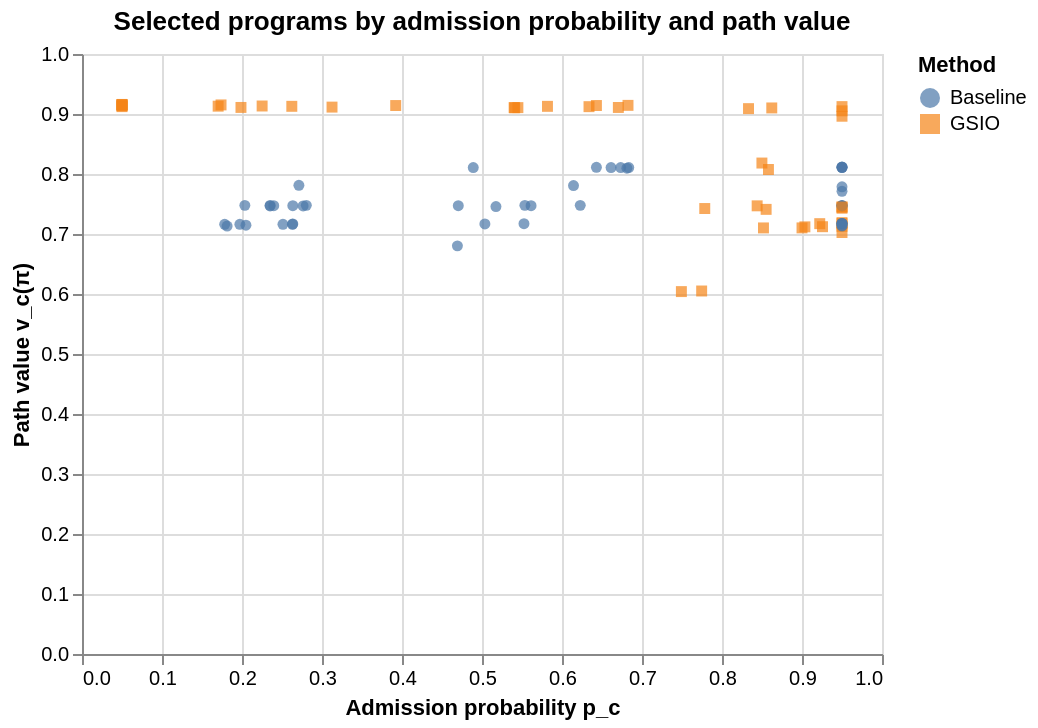

Express this chart as Vega-Lite.
### Vega-Lite specification from a JSON file in a GitHub repository (floating-point values rounded to 4 significant figures)
{"$schema": "https://vega.github.io/schema/vega-lite/v5.json", "title": "Selected programs by admission probability and path value", "width": 400, "height": 300, "data": {"values": [{"probability": 0.05, "value": 0.9144, "method": "GSIO", "selected": true}, {"probability": 0.05, "value": 0.9154, "method": "GSIO", "selected": true}, {"probability": 0.05, "value": 0.916, "method": "GSIO", "selected": true}, {"probability": 0.05, "value": 0.9155, "method": "GSIO", "selected": true}, {"probability": 0.05, "value": 0.9123, "method": "GSIO", "selected": true}, {"probability": 0.05, "value": 0.9136, "method": "GSIO", "selected": true}, {"probability": 0.1702, "value": 0.913, "method": "GSIO", "selected": true}, {"probability": 0.1738, "value": 0.9151, "method": "GSIO", "selected": true}, {"probability": 0.1784, "value": 0.7162, "method": "Baseline", "selected": true}, {"probability": 0.1814, "value": 0.7132, "method": "Baseline", "selected": true}, {"probability": 0.1973, "value": 0.7162, "method": "Baseline", "selected": true}, {"probability": 0.1987, "value": 0.9109, "method": "GSIO", "selected": true}, {"probability": 0.2036, "value": 0.7477, "method": "Baseline", "selected": true}, {"probability": 0.2049, "value": 0.7147, "method": "Baseline", "selected": true}, {"probability": 0.2252, "value": 0.9133, "method": "GSIO", "selected": true}, {"probability": 0.2351, "value": 0.7467, "method": "Baseline", "selected": true}, {"probability": 0.2351, "value": 0.7477, "method": "Baseline", "selected": true}, {"probability": 0.2397, "value": 0.7472, "method": "Baseline", "selected": true}, {"probability": 0.2512, "value": 0.7162, "method": "Baseline", "selected": true}, {"probability": 0.2623, "value": 0.9128, "method": "GSIO", "selected": true}, {"probability": 0.2631, "value": 0.7162, "method": "Baseline", "selected": true}, {"probability": 0.2635, "value": 0.7167, "method": "Baseline", "selected": true}, {"probability": 0.2635, "value": 0.7472, "method": "Baseline", "selected": true}, {"probability": 0.2711, "value": 0.7812, "method": "Baseline", "selected": true}, {"probability": 0.2764, "value": 0.7467, "method": "Baseline", "selected": true}, {"probability": 0.2804, "value": 0.7477, "method": "Baseline", "selected": true}, {"probability": 0.3125, "value": 0.9115, "method": "GSIO", "selected": true}, {"probability": 0.3921, "value": 0.9141, "method": "GSIO", "selected": true}, {"probability": 0.4693, "value": 0.6802, "method": "Baseline", "selected": true}, {"probability": 0.4704, "value": 0.7472, "method": "Baseline", "selected": true}, {"probability": 0.4891, "value": 0.8107, "method": "Baseline", "selected": true}, {"probability": 0.5036, "value": 0.7167, "method": "Baseline", "selected": true}, {"probability": 0.5174, "value": 0.7457, "method": "Baseline", "selected": true}, {"probability": 0.5402, "value": 0.9106, "method": "GSIO", "selected": true}, {"probability": 0.5408, "value": 0.9104, "method": "GSIO", "selected": true}, {"probability": 0.5449, "value": 0.9106, "method": "GSIO", "selected": true}, {"probability": 0.5525, "value": 0.7172, "method": "Baseline", "selected": true}, {"probability": 0.5536, "value": 0.7477, "method": "Baseline", "selected": true}, {"probability": 0.5613, "value": 0.7472, "method": "Baseline", "selected": true}, {"probability": 0.5818, "value": 0.9128, "method": "GSIO", "selected": true}, {"probability": 0.6144, "value": 0.7807, "method": "Baseline", "selected": true}, {"probability": 0.6228, "value": 0.7477, "method": "Baseline", "selected": true}, {"probability": 0.6338, "value": 0.9122, "method": "GSIO", "selected": true}, {"probability": 0.643, "value": 0.8112, "method": "Baseline", "selected": true}, {"probability": 0.643, "value": 0.9141, "method": "GSIO", "selected": true}, {"probability": 0.6613, "value": 0.8107, "method": "Baseline", "selected": true}, {"probability": 0.6704, "value": 0.9109, "method": "GSIO", "selected": true}, {"probability": 0.6734, "value": 0.8107, "method": "Baseline", "selected": true}, {"probability": 0.6811, "value": 0.8097, "method": "Baseline", "selected": true}, {"probability": 0.6825, "value": 0.9144, "method": "GSIO", "selected": true}, {"probability": 0.6835, "value": 0.8107, "method": "Baseline", "selected": true}, {"probability": 0.7492, "value": 0.604, "method": "GSIO", "selected": true}, {"probability": 0.7746, "value": 0.605, "method": "GSIO", "selected": true}, {"probability": 0.7784, "value": 0.7425, "method": "GSIO", "selected": true}, {"probability": 0.8331, "value": 0.9089, "method": "GSIO", "selected": true}, {"probability": 0.8439, "value": 0.7469, "method": "GSIO", "selected": true}, {"probability": 0.8499, "value": 0.8183, "method": "GSIO", "selected": true}, {"probability": 0.8518, "value": 0.7101, "method": "GSIO", "selected": true}, {"probability": 0.8552, "value": 0.7411, "method": "GSIO", "selected": true}, {"probability": 0.8581, "value": 0.8075, "method": "GSIO", "selected": true}, {"probability": 0.8622, "value": 0.9101, "method": "GSIO", "selected": true}, {"probability": 0.9, "value": 0.7102, "method": "GSIO", "selected": true}, {"probability": 0.9036, "value": 0.7119, "method": "GSIO", "selected": true}, {"probability": 0.9222, "value": 0.7172, "method": "GSIO", "selected": true}, {"probability": 0.9256, "value": 0.7122, "method": "GSIO", "selected": true}, {"probability": 0.95, "value": 0.743, "method": "GSIO", "selected": true}, {"probability": 0.95, "value": 0.7025, "method": "GSIO", "selected": true}, {"probability": 0.95, "value": 0.7472, "method": "Baseline", "selected": true}, {"probability": 0.95, "value": 0.8112, "method": "Baseline", "selected": true}, {"probability": 0.95, "value": 0.719, "method": "GSIO", "selected": true}, {"probability": 0.95, "value": 0.7127, "method": "GSIO", "selected": true}, {"probability": 0.95, "value": 0.7172, "method": "GSIO", "selected": true}, {"probability": 0.95, "value": 0.7172, "method": "Baseline", "selected": true}, {"probability": 0.95, "value": 0.7449, "method": "GSIO", "selected": true}, {"probability": 0.95, "value": 0.7177, "method": "Baseline", "selected": true}, {"probability": 0.95, "value": 0.7172, "method": "Baseline", "selected": true}, {"probability": 0.95, "value": 0.7712, "method": "Baseline", "selected": true}, {"probability": 0.95, "value": 0.8107, "method": "Baseline", "selected": true}, {"probability": 0.95, "value": 0.8112, "method": "Baseline", "selected": true}, {"probability": 0.95, "value": 0.9123, "method": "GSIO", "selected": true}, {"probability": 0.95, "value": 0.7177, "method": "Baseline", "selected": true}, {"probability": 0.95, "value": 0.7477, "method": "Baseline", "selected": true}, {"probability": 0.95, "value": 0.7142, "method": "Baseline", "selected": true}, {"probability": 0.95, "value": 0.7132, "method": "Baseline", "selected": true}, {"probability": 0.95, "value": 0.7787, "method": "Baseline", "selected": true}, {"probability": 0.95, "value": 0.9053, "method": "GSIO", "selected": true}, {"probability": 0.95, "value": 0.7467, "method": "Baseline", "selected": true}, {"probability": 0.95, "value": 0.7449, "method": "GSIO", "selected": true}, {"probability": 0.95, "value": 0.8117, "method": "Baseline", "selected": true}, {"probability": 0.95, "value": 0.8963, "method": "GSIO", "selected": true}]}, "mark": {"type": "point", "filled": true, "opacity": 0.7}, "encoding": {"x": {"field": "probability", "type": "quantitative", "title": "Admission probability p_c"}, "y": {"field": "value", "type": "quantitative", "title": "Path value v_c(π)"}, "color": {"field": "method", "type": "nominal", "title": "Method"}, "shape": {"field": "method", "type": "nominal"}}}
